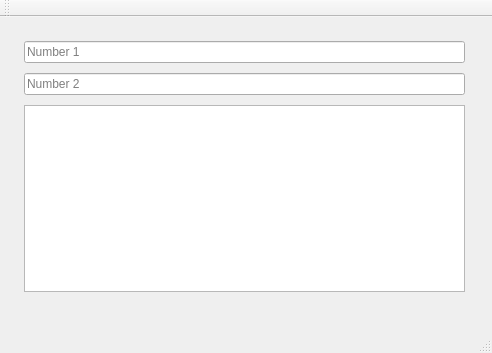
<?xml version="1.0" encoding="UTF-8"?>
<ui version="4.0">
 <class>MainWindow</class>
 <widget class="QMainWindow" name="MainWindow">
  <property name="geometry">
   <rect>
    <x>0</x>
    <y>0</y>
    <width>492</width>
    <height>353</height>
   </rect>
  </property>
  <property name="windowTitle">
   <string>MainWindow</string>
  </property>
  <widget class="QWidget" name="centralWidget">
   <widget class="QWidget" name="verticalLayoutWidget">
    <property name="geometry">
     <rect>
      <x>-1</x>
      <y>-1</y>
      <width>491</width>
      <height>301</height>
     </rect>
    </property>
    <layout class="QVBoxLayout" name="verticalLayout_2">
     <property name="spacing">
      <number>10</number>
     </property>
     <property name="sizeConstraint">
      <enum>QLayout::SetDefaultConstraint</enum>
     </property>
     <property name="leftMargin">
      <number>25</number>
     </property>
     <property name="topMargin">
      <number>25</number>
     </property>
     <property name="rightMargin">
      <number>25</number>
     </property>
     <property name="bottomMargin">
      <number>25</number>
     </property>
     <item>
      <widget class="QLineEdit" name="lineEdit">
       <property name="placeholderText">
        <string>Number 1</string>
       </property>
      </widget>
     </item>
     <item>
      <widget class="QLineEdit" name="lineEdit_2">
       <property name="enabled">
        <bool>true</bool>
       </property>
       <property name="frame">
        <bool>true</bool>
       </property>
       <property name="placeholderText">
        <string>Number 2</string>
       </property>
       <property name="clearButtonEnabled">
        <bool>false</bool>
       </property>
      </widget>
     </item>
     <item>
      <widget class="QTableView" name="tableView">
       <attribute name="horizontalHeaderStretchLastSection">
        <bool>true</bool>
       </attribute>
      </widget>
     </item>
    </layout>
   </widget>
  </widget>
  <widget class="QMenuBar" name="menuBar">
   <property name="geometry">
    <rect>
     <x>0</x>
     <y>0</y>
     <width>492</width>
     <height>21</height>
    </rect>
   </property>
  </widget>
  <widget class="QToolBar" name="mainToolBar">
   <attribute name="toolBarArea">
    <enum>TopToolBarArea</enum>
   </attribute>
   <attribute name="toolBarBreak">
    <bool>false</bool>
   </attribute>
  </widget>
  <widget class="QStatusBar" name="statusBar"/>
 </widget>
 <layoutdefault spacing="6" margin="11"/>
 <resources/>
 <connections/>
</ui>
